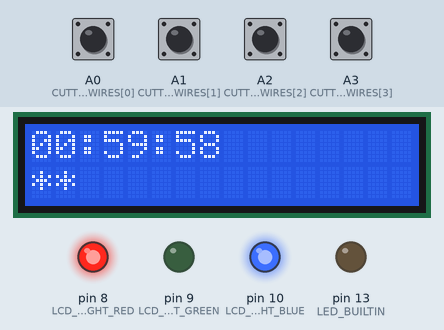
The sketch below on a simulated Arduino Uno, built with avr-gcc and run on an emulated ATmega328P. Shown: 16×2 character LCD, output pins drawn as LEDs (lit = HIGH). Inputs (shaded band) come from the test bench; at power-on: A0 (CUTTABLE_WIRES[0]), A1 (CUTTABLE_WIRES[1]), A2 (CUTTABLE_WIRES[2]), A3 (CUTTABLE_WIRES[3]) HIGH. What the sketch prints to the serial monitor is not drawn. At 3.1 s the program stops and its outputs stay as they are.

Above: at 1.2 s.
1.3 s: A1 (CUTTABLE_WIRES[1]) pulled LOW for 1 s
At 2.4 s:
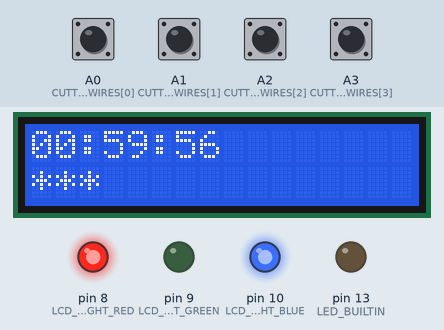
At 3.4 s:
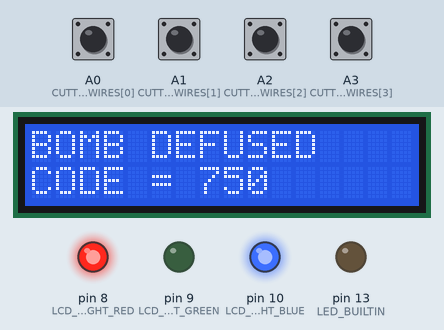
Timing chart, 0 to 4.6 s (numbered marks = the images above; inputs shaded):
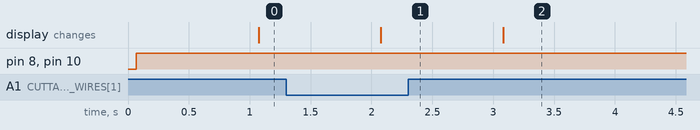

The sketch:

fake_bomb.ino
```cpp
// Code designed for Arduino Uno R3

#include <LiquidCrystal.h>

// Connections to the circuit: LCD screen
const int LCD_RS_PIN = 12;
const int LCD_ENABLE_PIN = 11;
const int LCD_DATA_PIN_D4 = 5;
const int LCD_DATA_PIN_D5 = 4;
const int LCD_DATA_PIN_D6 = 3;
const int LCD_DATA_PIN_D7 = 2;
const int LCD_BACKLIGHT_RED = 8;
const int LCD_BACKLIGHT_GREEN = 9;
const int LCD_BACKLIGHT_BLUE = 10;

LiquidCrystal lcd(LCD_RS_PIN, LCD_ENABLE_PIN, LCD_DATA_PIN_D4, LCD_DATA_PIN_D5, LCD_DATA_PIN_D6, LCD_DATA_PIN_D7);

const int LCD_ROWS = 2;
const int LCD_COLS = 16;

const int TOTAL_WIRES = 6;
const int CUTTABLE_WIRES[TOTAL_WIRES] = {A0, A1, A2, A3, A4, A5};
const bool WIRES_TO_CUT[TOTAL_WIRES] = { 1, 0, 1, 1, 0, 0 };

const unsigned long TOTAL_TIME = 3600 * 1000L;
//const unsigned long TOTAL_TIME = 30 * 1000L;

unsigned long remainingTime = TOTAL_TIME;
unsigned long lastTimeUpdatedAt = 0;
bool wireStates[TOTAL_WIRES];
byte currentColor = 0;

void setDefaultBG() {
  if (currentColor == 0) return;
  digitalWrite(LCD_BACKLIGHT_RED, 0);
  digitalWrite(LCD_BACKLIGHT_GREEN, 0);
  digitalWrite(LCD_BACKLIGHT_BLUE, 0);
  currentColor = 0;
}

void setRedBG() {
  if (currentColor == 1) return;
  digitalWrite(LCD_BACKLIGHT_RED, 0);
  digitalWrite(LCD_BACKLIGHT_GREEN, 1);
  digitalWrite(LCD_BACKLIGHT_BLUE, 1);
  currentColor = 1;
}

void setGreenBG() {
  if (currentColor == 2) return;
  digitalWrite(LCD_BACKLIGHT_RED, 1);
  digitalWrite(LCD_BACKLIGHT_GREEN, 0);
  digitalWrite(LCD_BACKLIGHT_BLUE, 1);
  currentColor = 2;
}

void formatTime(unsigned long t, char str[13]) {
  unsigned long totalSeconds = t / 1000;
  unsigned long ms = t % 1000;
  unsigned long h = totalSeconds / 3600;
  unsigned long m = (totalSeconds - 3600*h) / 60;
  unsigned long s = totalSeconds - 3600*h - 60*m;

  //snprintf(str, 13, "%02lu:%02lu:%02lu.%03lu", h, m, s, ms); // uncomment to display milliseconds
  snprintf(str, 13, "%02lu:%02lu:%02lu", h, m, s);
}

void setup() {
  Serial.begin(9600); // for debug

  pinMode(LED_BUILTIN, OUTPUT);
  pinMode(LCD_BACKLIGHT_RED, OUTPUT);
  pinMode(LCD_BACKLIGHT_GREEN, OUTPUT);
  pinMode(LCD_BACKLIGHT_BLUE, OUTPUT);

  for (int i=0; i<TOTAL_WIRES; i++) {
    pinMode(CUTTABLE_WIRES[i], INPUT_PULLUP);
    wireStates[i] = LOW; // wires are initially tied to GND
  }

  setDefaultBG();

  lcd.begin(LCD_COLS, LCD_ROWS);
  lcd.clear();

  Serial.println("Ready");
}

int detectWireStateChange() {
  for (int i=0; i<TOTAL_WIRES; i++) {
    int newValue = digitalRead(CUTTABLE_WIRES[i]);
    if (newValue != wireStates[i]) {
      wireStates[i] = newValue;
      return i;
    }
  }
  return -1;
}

void displayCurrentState() {
  lcd.setCursor(0, 1);
  int missingWires = 0;
  for (int i=0; i<TOTAL_WIRES; i++) {
    if (WIRES_TO_CUT[i]) {
      if (wireStates[i]) {
        // Wire was correctly cut
        lcd.print("*");
      } else {
        missingWires++;
      }
    }
  }

  // This is just to erase previously shown asterisks
  for (int i=0; i<missingWires; i++) {
    lcd.print(" ");
  }
}

void displayTimer() {
  char s[13];
  formatTime(remainingTime, s);
  lcd.setCursor(0, 0);
  lcd.print(s);
}

bool isIncorrectWriteCut() {
  for (int i=0; i<TOTAL_WIRES; i++) {
    if (wireStates[i] == 1 && WIRES_TO_CUT[i] == 0) {
      return true;
    }
  }
  return false;
}

bool areAllCorrectWiresCut() {
  for (int i=0; i<TOTAL_WIRES; i++) {
    if (wireStates[i] == 0 && WIRES_TO_CUT[i] == 1) {
      return false;
    }
  }
  return true;
}

void handleWireStateChange(int wireWithNewState) {
  Serial.print("Wire ");
  Serial.print(wireWithNewState);
  if (wireStates[wireWithNewState]) {
    Serial.print(" was cut");
    if (WIRES_TO_CUT[wireWithNewState]) {
      Serial.println(" => correct");
      displayCurrentState();
      setGreenBG();
      delay(1000);
    } else {
      Serial.println(" => INCORRECT");
    }
  } else {
    Serial.println(" was reconnected");
  }

  if (isIncorrectWriteCut()) {
    setRedBG();
  } else {
    setDefaultBG();
  }
}

void updateRemainingTime() {
  if (remainingTime == 0) return;

  unsigned long now = millis();
  if (lastTimeUpdatedAt == now) return;
  unsigned long elapsedTimeSinceLastUpdate = now - lastTimeUpdatedAt;

  if (isIncorrectWriteCut()) {
    // Time goes down twice as fast if incorrect wire is cut
    elapsedTimeSinceLastUpdate *= 2;
  }

  if (elapsedTimeSinceLastUpdate >= remainingTime) {
    remainingTime = 0;
  } else {
    remainingTime -= elapsedTimeSinceLastUpdate;
  }

  lastTimeUpdatedAt = now;
}

void loop() {
  updateRemainingTime();

  if (remainingTime == 0) {
    setRedBG();
    lcd.clear();
    lcd.write("*** BOOM ***");
    while (true);
  }

  displayTimer();

  int wireWithNewState = detectWireStateChange();
  if (wireWithNewState >= 0) {
    handleWireStateChange(wireWithNewState);
  }

  displayCurrentState();

  if (areAllCorrectWiresCut() && !isIncorrectWriteCut()) {
    // Win
    setGreenBG();
    lcd.clear();
    lcd.write("BOMB DEFUSED");
    lcd.setCursor(0, 1);
    lcd.write("CODE = 750");
    while (true);
  }
}
```

Measured:
- after the input at 1.3 s, pin 8 (LCD_BACKLIGHT_RED): stays HIGH (without the input it goes to LOW after 1.8 s); pin 9 (LCD_BACKLIGHT_GREEN): stays LOW (without the input it goes to HIGH after 1.8 s)
